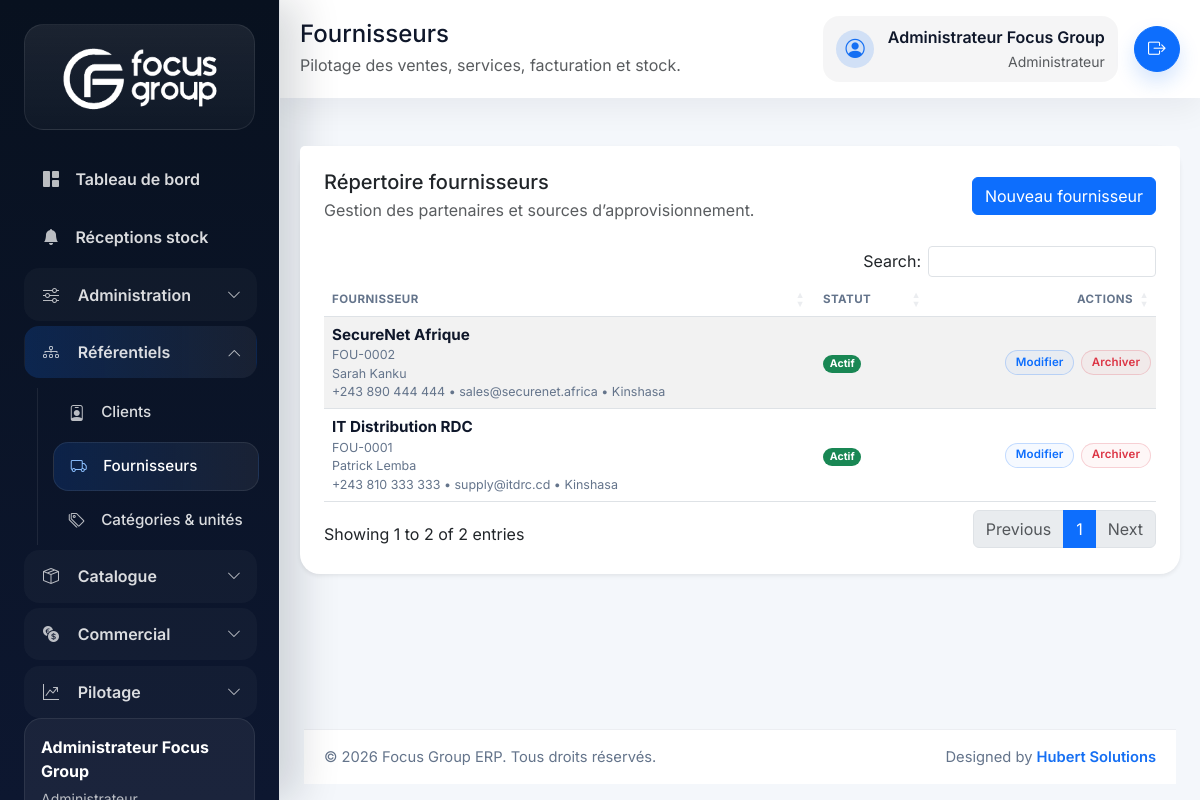
Page /index.php/suppliers (signed in) on the committed database.
### tables this page shows
CREATE TABLE suppliers (
    id BIGINT UNSIGNED AUTO_INCREMENT PRIMARY KEY,
    supplier_code VARCHAR(30) NOT NULL UNIQUE,
    company_name VARCHAR(150) NOT NULL,
    contact_name VARCHAR(150) NULL,
    phone VARCHAR(30) NULL,
    email VARCHAR(150) NULL,
    address TEXT NULL,
    city VARCHAR(100) NULL,
    notes TEXT NULL,
    is_active TINYINT(1) NOT NULL DEFAULT 1,
    deleted_at DATETIME NULL,
    created_at DATETIME NOT NULL DEFAULT CURRENT_TIMESTAMP,
    updated_at DATETIME NOT NULL DEFAULT CURRENT_TIMESTAMP ON UPDATE CURRENT_TIMESTAMP
);

### app/Core/Controller.php (called while the page is built, shortened)
<?php
class Controller
{
    public function render(string $view, array $data = [], string $layout = 'app'): void
    {
        extract($data, EXTR_SKIP);
        $viewFile = view_path($view);
        require $viewFile;
    }
}

### app/Controllers/SupplierController.php (called while the page is built, shortened)
<?php
final class SupplierController extends Controller
{
    public function index(): void
    {
        $this->render('suppliers.index', [
            'pageTitle' => 'Fournisseurs',
            'suppliers' => (new Supplier())->all(),
        ]);
    }
}

### app/Core/Router.php (called while the page is built, shortened)
<?php
final class Router
{
    private array $routes = [];
    private function addRoute(string $method, string $uri, array $action, array $middleware = []): void
    {
        $this->routes[$method][$this->normalizePath($uri)] = [
            'action' => $action,
            'middleware' => $middleware,
        ];
    }
    public function dispatch(string $method, string $uri): void
    {
        $path = $this->normalizeRequestUri($uri);
        $route = $this->routes[$method][$path] ?? null;
        try {
            [$controllerClass, $controllerMethod] = $route['action'];
            $controller = new $controllerClass();
            $controller->{$controllerMethod}();
        } catch (Throwable $throwable) {
            http_response_code(500);
            $this->renderError(500, 'Erreur interne', $throwable->getMessage());
        }
    }
    private function normalizeRequestUri(string $uri): string
    {
        $path = parse_url($uri, PHP_URL_PATH) ?: '/';
        if ($path === '/index.php') {
            $path = '/';
        } elseif (str_starts_with($path, '/index.php/')) {
            $path = substr($path, strlen('/index.php')) ?: '/';
        }
        return $this->normalizePath($path);
    }
    private function normalizePath(string $path): string
    {
        $path = '/' . trim($path, '/');
        return $path === '//' ? '/' : (rtrim($path, '/') ?: '/');
    }
}

### index.php (called while the page is built, shortened)
<?php
$appConfig = require __DIR__ . '/config/app.php';
if (($appConfig['base_url'] ?? '') === '') {
    $scriptName = str_replace('\\', '/', (string) ($_SERVER['SCRIPT_NAME'] ?? ''));
    $basePath = str_replace('\\', '/', dirname($scriptName));
    $appConfig['base_url'] = $basePath === '/' || $basePath === '.' ? '' : rtrim($basePath, '/');
}
$GLOBALS['config'] = [
    'app' => $appConfig,
    'database' => file_exists(__DIR__ . '/config/database.local.php')
        ? require __DIR__ . '/config/database.local.php'
        : require __DIR__ . '/config/database.php',
];
require __DIR__ . '/app/Helpers/functions.php';
spl_autoload_register(static function (string $class): void {
    $prefix = 'App\\';
    $baseDir = __DIR__ . '/app/';
    $relativeClass = substr($class, strlen($prefix));
    $file = $baseDir . str_replace('\\', '/', $relativeClass) . '.php';
});
$router = new Router();
$router->dispatch($_SERVER['REQUEST_METHOD'] ?? 'GET', $_SERVER['REQUEST_URI'] ?? '/');

### app/Helpers/functions.php (called while the page is built, shortened)
<?php
if (!function_exists('config')) {
    function config(?string $key = null, mixed $default = null): mixed
    {
        $config = $GLOBALS['config'] ?? [];
        $segments = explode('.', $key);
        $value = $config;
        foreach ($segments as $segment) {
            $value = $value[$segment];
        }
        return $value;
    }
}
if (!function_exists('url')) {
    function url(string $path = ''): string
    {
        $baseUrl = rtrim((string) config('app.base_url', ''), '/');
        $path = '/' . ltrim($path, '/');
        $routePrefix = rtrim((string) config('app.route_prefix', ''), '/');
        if (str_starts_with($path, '/public/')) {
            return ($baseUrl === '' ? '' : $baseUrl) . $path;
        }
        $prefix = $routePrefix === '' ? '' : $routePrefix;
        return ($baseUrl === '' ? '' : $baseUrl) . $prefix . $path;
    }
}
if (!function_exists('e')) {
    function e(?string $value): string
    {
        return htmlspecialchars((string) $value, ENT_QUOTES, 'UTF-8');
    }
}
if (!function_exists('user_has_role')) {
    function user_has_role(array|string $roles): bool
    {
        return Auth::hasRole($roles);
    }
}
if (!function_exists('user_is_admin')) {
    function user_is_admin(): bool
    {
        return user_has_role('administrateur');
    }
}

### app/Core/Model.php (called while the page is built, shortened)
<?php
abstract class Model
{
    public function __construct()
    {
        $this->db = Database::connection();
    }
}

### app/Core/Database.php (called while the page is built, shortened)
<?php
final class Database
{
    private static ?PDO $connection = null;
    public static function connection(): PDO
    {
        if (self::$connection instanceof PDO) {
            return self::$connection;
        }
        $config = config('database');
        $dsn = sprintf(
            'mysql:host=%s;port=%s;dbname=%s;charset=%s',
            $config['host'],
            $config['port'],
            $config['dbname'],
            $config['charset']
        );
        try {
            self::$connection = new PDO($dsn, $config['username'], $config['password'], $config['options']);
        } catch (PDOException $exception) {
            throw new RuntimeException('Connexion MySQL impossible : ' . $exception->getMessage());
        }
        return self::$connection;
    }
}

### app/Models/Supplier.php (called while the page is built, shortened)
<?php
final class Supplier extends Model
{
    public function all(): array
    {
        $statement = $this->db->query('SELECT * FROM suppliers WHERE deleted_at IS NULL ORDER BY id DESC');
        return $statement->fetchAll();
    }
}

### app/Core/Session.php (called while the page is built, shortened)
<?php
final class Session
{
    public static function get(string $key, mixed $default = null): mixed
    {
        $segments = explode('.', $key);
        $value = $_SESSION;
        foreach ($segments as $segment) {
            $value = $value[$segment];
        }
        return $value;
    }
}

### app/Core/Auth.php (called while the page is built, shortened)
<?php
final class Auth
{
    public static function user(): ?array
    {
        $user = Session::get('auth.user');
        return is_array($user) ? $user : null;
    }
    public static function hasRole(array|string $roles): bool
    {
        $roles = (array) $roles;
        $currentRole = self::user()['role_code'] ?? null;
        return $currentRole !== null && in_array($currentRole, $roles, true);
    }
}

### app/Views/suppliers/index.php (the view, shortened to what this page needs)
<div class="card border-0 shadow-sm">
    <div class="card-header bg-white border-0 pt-4 px-4 d-flex justify-content-between align-items-center">
        <div>
            <h3 class="h5 mb-1">Répertoire fournisseurs</h3>
            <p class="text-muted mb-0">Gestion des partenaires et sources d’approvisionnement.</p>
        </div>
        <a href="<?= e(url('/suppliers/create')); ?>" class="btn btn-primary">Nouveau fournisseur</a>
    </div>
    <div class="card-body px-4 pb-4">
        <div class="table-responsive">
            <table class="table table-striped align-middle js-datatable">
                <thead>
                    <tr>
                        <th>Fournisseur</th>
                        <th data-mobile-hidden="true">Statut</th>
                        <th class="text-end">Actions</th>
                    </tr>
                </thead>
                <tbody>
                    <?php foreach ($suppliers as $supplier): ?>
                        <tr>
                            <td>
                                <div class="table-cell-stack">
                                    <div class="table-cell-main"><?= e($supplier['company_name']); ?></div>
                                    <div class="table-cell-meta"><?= e($supplier['supplier_code']); ?></div>
                                    <?php if (!empty($supplier['contact_name'])): ?>
                                        <div class="table-cell-meta"><?= e($supplier['contact_name']); ?></div>
                                    <?php endif; ?>
                                    <?php if (!empty($supplier['phone']) || !empty($supplier['email']) || !empty($supplier['city'])): ?>
                                        <div class="table-cell-meta">
                                            <?= e($supplier['phone'] ?: '—'); ?><?= $supplier['email'] ? ' • ' . e($supplier['email']) : ''; ?><?= $supplier['city'] ? ' • ' . e($supplier['city']) : ''; ?>
                                        </div>
                                    <?php endif; ?>
                                </div>
                            </td>
                            <td>
                                <span class="badge rounded-pill <?= (int) $supplier['is_active'] === 1 ? 'text-bg-success' : 'text-bg-secondary'; ?>">
                                    <?= (int) $supplier['is_active'] === 1 ? 'Actif' : 'Inactif'; ?>
                                </span>
                            </td>
                            <td class="text-end">
                                <?php if (user_is_admin()): ?>
                                    <div class="table-actions">
                                        <a href="<?= e(url('/suppliers/edit?id=' . $supplier['id'])); ?>" class="btn btn-sm btn-outline-primary table-action-btn">Modifier</a>
                                        <form method="post" action="<?= e(url('/suppliers/delete')); ?>" onsubmit="return confirm('Archiver ce fournisseur ?');">
                                            <button type="submit" class="btn btn-sm btn-outline-danger table-action-btn">Archiver</button>
                                        </form>
                                    </div>
                                <?php else: ?>
                                    <span class="text-muted small">Lecture seule</span>
                                <?php endif; ?>
                            </td>
                        </tr>
                    <?php endforeach; ?>
                </tbody>
            </table>
        </div>
    </div>
</div>

### public/assets/css/app.css (style rules this page uses)
:root { --fg-primary: #156ff3; --fg-primary-dark: #0c56c9; --fg-primary-soft: rgba(21, 111, 243, 0.16); --fg-dark: #0f172a; --fg-muted: #64748b; --fg-soft: #f8fafc; --fg-sidebar: #08111f; --fg-sidebar-soft: #0f1d36; }
body { font-family: 'Inter', sans-serif; background: #f4f7fb; color: var(--fg-dark); }
.card { border-radius: 1.25rem; }
.table thead th { color: var(--fg-muted); font-size: 0.72rem; text-transform: uppercase; letter-spacing: 0.04em; }
.table tbody td { vertical-align: middle; font-size: 0.88rem; line-height: 1.35; }
.table-cell-stack { display: flex; flex-direction: column; gap: 0.15rem; }
.table-cell-main { font-size: 0.95rem; font-weight: 700; color: var(--fg-dark); line-height: 1.3; }
.table-cell-meta { font-size: 0.78rem; color: var(--fg-muted); line-height: 1.3; }
.table-actions { display: inline-flex; align-items: center; justify-content: flex-end; flex-wrap: wrap; gap: 0.4rem; }
.table-action-btn { padding: 0.28rem 0.62rem; border-radius: 999px; font-size: 0.72rem; font-weight: 600; line-height: 1.2; letter-spacing: 0.01em; box-shadow: none !important; }
.table-action-btn.btn-outline-primary { color: #0d6efd; border-color: rgba(13, 110, 253, 0.22); background: rgba(13, 110, 253, 0.04); }
.table-action-btn.btn-outline-danger { color: #dc3545; border-color: rgba(220, 53, 69, 0.2); background: rgba(220, 53, 69, 0.04); }

### rows in the picture
suppliers: company_name "SecureNet Afrique", supplier_code "FOU-0002", contact_name "Sarah Kanku", phone "+243 890 444 444", email "sales@securenet.africa", city "Kinshasa", is_active "Actif"
suppliers: company_name "IT Distribution RDC", supplier_code "FOU-0001", contact_name "Patrick Lemba", phone "+243 810 333 333", email "supply@itdrc.cd", city "Kinshasa", is_active "Actif"

### other values in the picture
$currentUser['full_name'] "Administrateur Focus Group"
$pageTitle "Fournisseurs"
app_scope_description() "Pilotage des ventes, services, facturation et stock."
$currentUser['role_name'] "Administrateur"
config('app.name') "Focus Group ERP"
